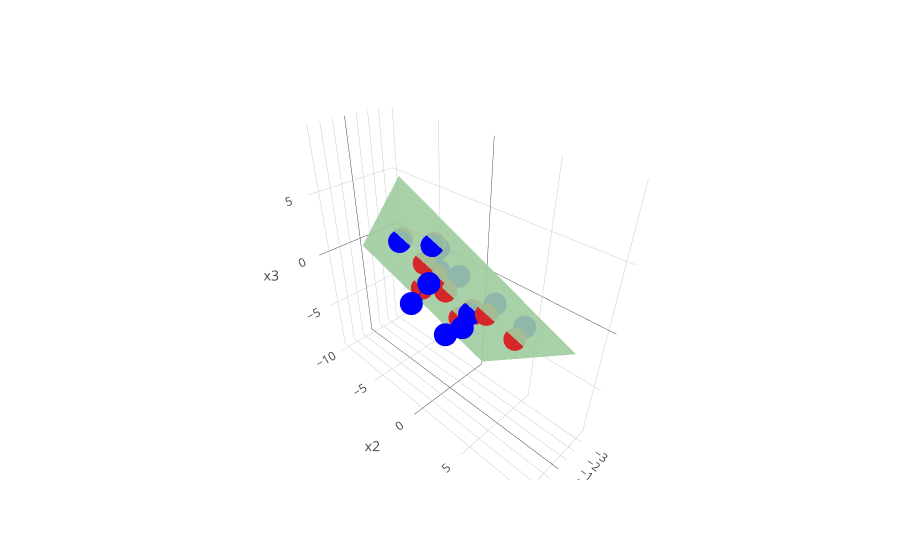

Notebook source saved alongside this figure:
### Markdown cell above
Let's look at what PCA gives us

### Code cell
# fit PCA
pca = PCA(n_components=2)
pca.fit(X)

# get grid for visualizing plane
z1 = np.linspace(-7,7,100)
z2 = np.linspace(-7,7,100)
z1grid, z2grid = np.meshgrid(z1, z2)
Zgrid = np.concatenate((z1grid.flatten()[:,None],z2grid.flatten()[:,None]),axis=1)
Xgrid = pca.inverse_transform(Zgrid)
Xgrid_re = np.reshape(Xgrid, (100,100,3))

# get reconstructions of original points
Z = pca.transform(X)
Xhat = pca.inverse_transform(Z)

traces1 = []
for i in range(n):
    traces1.append(go.Scatter3d(x=(X[i,0],Xhat[i,0]), 
                                y=(X[i,1],Xhat[i,1]), 
                                z=(X[i,2],Xhat[i,2]), 
                                marker = dict(color = 'blue')))

trace2 = go.Surface(x=Xgrid_re[:,:,0], y=Xgrid_re[:,:,1], z=Xgrid_re[:,:,2], 
                    showscale=False, colorscale=[[0, 'rgb(200,300,200)'], [1,'rgb(200,300,200)']], 
opacity=0.9)

trace3 = go.Scatter3d(x=Xhat[:,0], y=Xhat[:,1], z=Xhat[:,2], mode='markers')

data =  traces1 + [trace2, trace3]

layout = go.Layout(showlegend=False, scene=dict(xaxis={'title':'x1'},yaxis={'title':'x2'},zaxis={'title':'x3'}))

fig = go.Figure(data=data, layout=layout)
iplot(fig)

### Figure 1 — Plotly figure (JSON) as saved in the notebook; plotly's stock layout.template omitted (floating-point values rounded to 4 significant figures; data arrays with more than 128 entries replaced by an {"elided": "..."} marker saying what was removed)
{"data": [{"marker": {"color": "blue"}, "type": "scatter3d", "uid": "a5160f8b-c563-4c99-ba8a-717357e4b804", "x": [-2.473, -0.6435], "y": [-3.785, -3.715], "z": [-1.259, -1.984]}, {"marker": {"color": "blue"}, "type": "scatter3d", "uid": "0ec5b6be-a724-4a9d-9263-47324d260e47", "x": [-2.024, -0.9687], "y": [5.07, 5.111], "z": [-1.528, -1.947]}, {"marker": {"color": "blue"}, "type": "scatter3d", "uid": "e2296d34-631f-421b-a9b5-63ffcfa4f435", "x": [-1.571, -0.1648], "y": [-0.7041, -0.6499], "z": [0.07868, -0.4787]}, {"marker": {"color": "blue"}, "type": "scatter3d", "uid": "91c8bc57-a3a6-40c8-a0df-b8424f1296d8", "x": [-1.288, -0.3781], "y": [2.994, 3.029], "z": [-0.2986, -0.6594]}, {"marker": {"color": "blue"}, "type": "scatter3d", "uid": "5beb6b34-a2ce-4743-831e-4bc6c343689a", "x": [-0.664, 0.7627], "y": [-1.835, -1.78], "z": [2.317, 1.751]}, {"marker": {"color": "blue"}, "type": "scatter3d", "uid": "e166acc6-54e4-4892-bee6-20b607d158d2", "x": [-0.2281, -0.5298], "y": [1.664, 1.652], "z": [-1.295, -1.176]}, {"marker": {"color": "blue"}, "type": "scatter3d", "uid": "9f357e07-6315-445a-a621-c020b12ca196", "x": [0.2695, -1.342], "y": [-0.2558, -0.3179], "z": [-4.056, -3.417]}, {"marker": {"color": "blue"}, "type": "scatter3d", "uid": "313ca321-8b79-4e6d-bce9-2f9f0e75cb09", "x": [0.6886, -0.6127], "y": [1.849, 1.799], "z": [-1.887, -1.371]}, {"marker": {"color": "blue"}, "type": "scatter3d", "uid": "3bbded91-95ee-4971-b339-7ef9c1a4f405", "x": [1.125, 0.4061], "y": [-0.9638, -0.9915], "z": [0.6429, 0.9279]}, {"marker": {"color": "blue"}, "type": "scatter3d", "uid": "246b51a8-a491-4c5f-812a-f59e5c375636", "x": [1.65, 1.443], "y": [-3.188, -3.196], "z": [3.246, 3.328]}, {"marker": {"color": "blue"}, "type": "scatter3d", "uid": "4030039c-ab6a-4110-a884-aa38a4e9fc3f", "x": [2.007, 1.814], "y": [0.4314, 0.4239], "z": [4.54, 4.617]}, {"marker": {"color": "blue"}, "type": "scatter3d", "uid": "40d9cb5d-70f4-47eb-9f7f-d863417e5d42", "x": [2.508, 0.2145], "y": [-1.277, -1.365], "z": [-0.5007, 0.4084]}, {"colorscale": [[0, "rgb(200,300,200)"], [1, "rgb(200,300,200)"]], "opacity": 0.9, "showscale": false, "type": "surface", "uid": "ec97e332-33f1-454b-90db-e2ad5ea564bf", "x": {"elided": "100x100 float values"}, "y": {"elided": "100x100 float values"}, "z": {"elided": "100x100 float values"}}, {"mode": "markers", "type": "scatter3d", "uid": "8d112f0d-6946-4257-abec-3f4e708d5ec2", "x": [-0.6435, -0.9687, -0.1648, -0.3781, 0.7627, -0.5298, -1.342, -0.6127, 0.4061, 1.443, 1.814, 0.2145], "y": [-3.715, 5.111, -0.6499, 3.029, -1.78, 1.652, -0.3179, 1.799, -0.9915, -3.196, 0.4239, -1.365], "z": [-1.984, -1.947, -0.4787, -0.6594, 1.751, -1.176, -3.417, -1.371, 0.9279, 3.328, 4.617, 0.4084]}], "layout": {"scene": {"xaxis": {"title": "x1"}, "yaxis": {"title": "x2"}, "zaxis": {"title": "x3"}}, "showlegend": false}}
